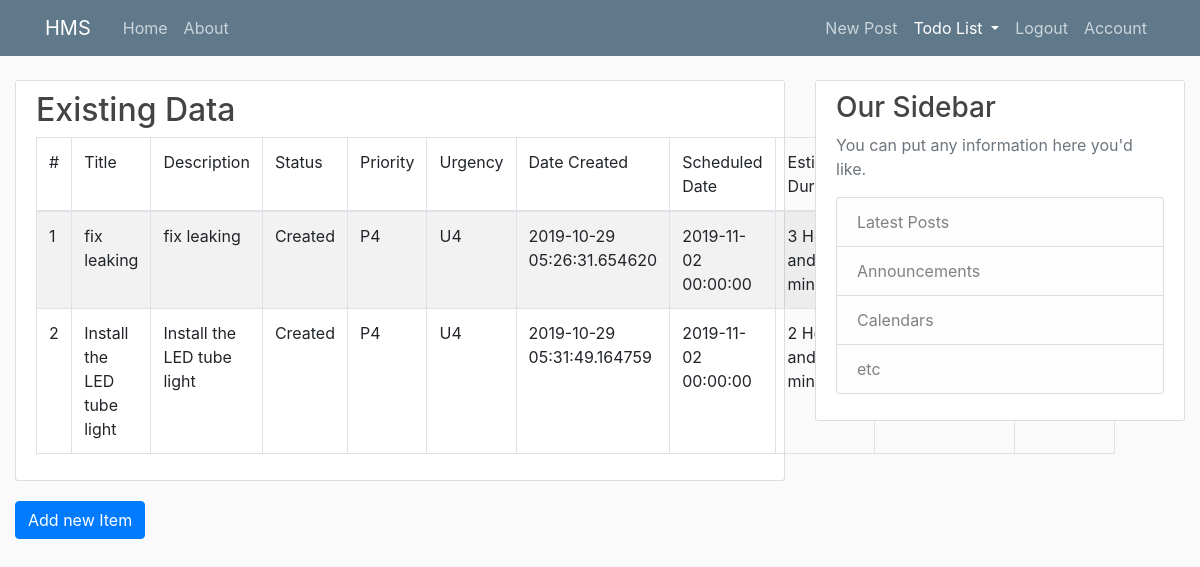
Page /todolists/1 (signed in) on the committed database.
### app/models.py (models this page shows)
class ToDoItem(db.Model):
    __tablename__="todo_items"
    id = db.Column(db.Integer, primary_key=True)
    title = db.Column(db.String(100), nullable=False)
    description=db.Column(db.String(200), nullable=False)
    status_id = db.Column(db.Integer(), db.ForeignKey('task_status_lu.id'), nullable=False)
    priority_id = db.Column(db.Integer(), db.ForeignKey('task_priority_lu.id'), nullable=False )
    urgency_id = db.Column(db.Integer(), db.ForeignKey('task_urgency_lu.id'), nullable=False)
    todo_list_id = db.Column(db.Integer, db.ForeignKey('todo_lists.id'), nullable=False)
    scheduled_date = db.Column(db.DateTime(), nullable=False, default = datetime.utcnow)
    estimated_duration_hours = db.Column(db.Integer(), nullable=False, default=0)
    estimated_duration_minutes = db.Column(db.Integer(), nullable=False, default = 0)
    actual_duration_hours = db.Column(db.Integer(), nullable=False, default = 0)
    actual_duration_minutes = db.Column(db.Integer(), nullable=False, default = 0)
    comments = db.relationship('ToDoItemComments', backref='todoitem')
    date_created = db.Column(db.DateTime(), nullable=False, default = datetime.utcnow)
    date_modified = db.Column(db.DateTime(), nullable=False, default= datetime.utcnow)

class TaskStatusLu(db.Model):
    __tablename__ = "task_status_lu"
    id = db.Column(db.Integer, primary_key=True)
    name = db.Column(db.String(100), nullable=False, unique=True)
    description = db.Column(db.String(300), nullable=False)
    style_class = db.Column(db.String(200), nullable=False, default="text-danger")
    todo_items = db.relationship('ToDoItem', backref='task_status')

class TaskPriorityLu(db.Model):
    __tablename__="task_priority_lu"
    id = db.Column(db.Integer, primary_key=True)
    name = db.Column(db.String(100), nullable=False, unique=True)
    description = db.Column(db.String(300), nullable=False)
    style_class = db.Column(db.String(200), nullable=False, default ="text-danger")
    todo_items = db.relationship('ToDoItem', backref='task_priority')

class TaskUrgencyLu(db.Model):
    __tablename__ = "task_urgency_lu"
    id = db.Column(db.Integer, primary_key=True)
    name= db.Column(db.String(100), nullable=False, unique=True)
    description = db.Column(db.String(300), nullable=False)
    style_class = db.Column(db.String(200), nullable=False, default="text-danger")
    todo_items = db.relationship('ToDoItem', backref='task_urgency')

### app/todolists/routes.py (the view)
@todolists.route('/todolists/<int:todolist_id>', methods=['GET'])
@login_required
def todolist_details(todolist_id):
    todo_list = ToDoList.query.get_or_404(todolist_id)
    todo_items = ToDoItem.query.filter_by(todo_list_id=todolist_id).all()
    return render_template('/todolists/todolist_details.html', title=f"To-Do List: {todo_list.title}", todo_items=todo_items, todo_list=todo_list)

### app/models.py (called while the page is built)
@login_manager.user_loader
def load_user(user_id):
    return User.query.get(int(user_id))

### app/templates/todolists/todolist_details.html (shortened to what this page needs)
{% extends "layout.html" %}
{% block content %}
{% if todo_items %}
<div class="content-section">
    <h2>Existing Data</h2>
    <table class="table table-striped table-bordered">
        <thead>
            <tr>
                <td>#</td>
                <td>Title</td>
                <td>Description</td>
                <td>Status</td>
                <td>Priority</td>
                <td>Urgency</td>
                <td>Date Created</td>
                <td>Scheduled Date</td>
                <td>Estimated Duration</td>
            </tr>
        </thead>
        <tbody>
            {% for todo_item in todo_items %}
            <tr>
                <td>{{ todo_item.id }}</td>
                <td>{{ todo_item.title }}</td>
                <td>{{ todo_item.description }}</td>
                <td>{{ todo_item.task_status.name }}</td>
                <td>{{ todo_item.task_priority.name }}</td>
                <td>{{ todo_item.task_urgency.name }}</td>
                <td>{{ todo_item.date_created }}</td>
                <td>{{ todo_item.scheduled_date}}</td>
                <td>{{ todo_item.estimated_duration_hours}} Hours and {{todo_item.estimated_duration_minutes}} minutes
                </td>
                <td>
                    <a class="btn btn-warning"
                        href="{{url_for('todolists.edit_todoitem', todoitem_id=todo_item.id)}}">Edit/Update</a>
                </td>
                <td>
                    <form action="{{url_for('todolists.delete_todoitem', todoitem_id=todo_item.id)}}" method="POST">
                    </form>
                </td>
            </tr>
            {% endfor %}
        </tbody>
    </table>
</div>
{% else %}
<div class="content-section">
    <h2>No Items found</h2>
</div>
{% endif %}
<div class="Add new Item">
    <a class="btn btn-primary" href="{{ url_for('todolists.todoitem_new', todolist_id=todo_list.id) }}">Add new Item</a>
</div>
{% endblock content %}

### app/static/styles/main.css (style rules this page uses)
body { background: #fafafa; color: #333333; margin-top: 5rem; }
h1, h2, h3, h4, h5, h6 { color: #444444; }
.content-section { background: #ffffff; padding: 10px 20px; border: 1px solid #dddddd; border-radius: 3px; margin-bottom: 20px; }

### rows in the picture
ToDoItem: id "1", title "fix leaking", description "fix leaking", task_status.name "Created", task_priority.name "P4", task_urgency.name "U4", date_created "2019-10-29 05:26:31.654620", scheduled_date "2019-11-02 00:00:00", estimated_duration_hours "3"
ToDoItem: id "2", title "Install the LED tube light", description "Install the LED tube light", task_status.name "Created", task_priority.name "P4", task_urgency.name "U4", date_created "2019-10-29 05:31:49.164759", scheduled_date "2019-11-02 00:00:00", estimated_duration_hours "2"
